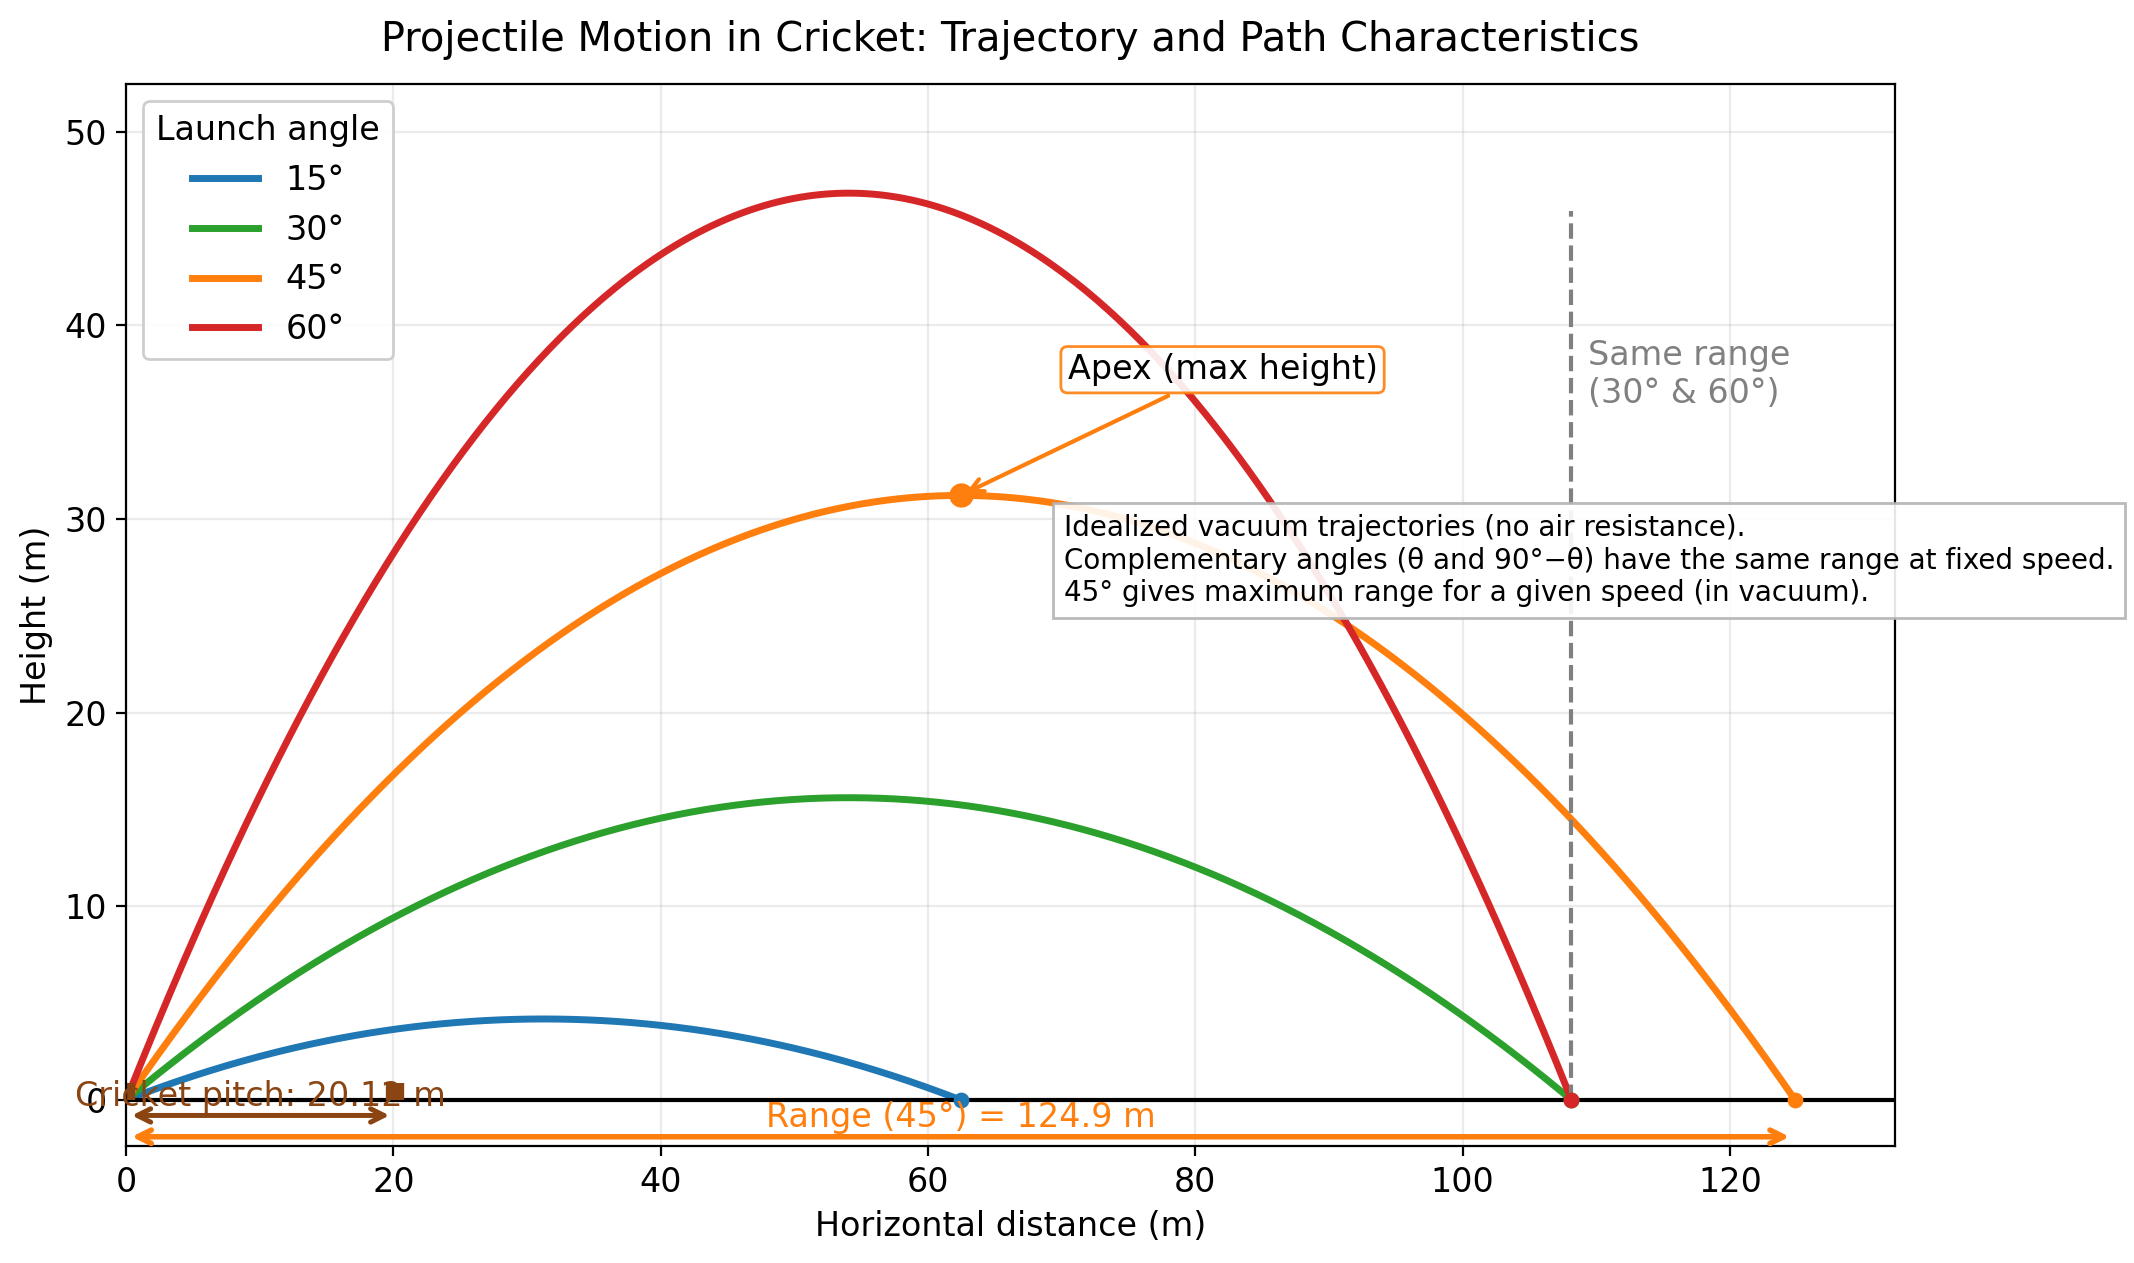

Write the Python code that produced this figure.
import numpy as np
import matplotlib.pyplot as plt
from matplotlib.patches import FancyArrowPatch

# Parameters for the cricket shot (idealized, no air resistance)
g = 9.81  # m/s^2
v0 = 35.0  # initial speed of the ball in m/s (typical strong lofted shot)
angles_deg = [15, 30, 45, 60]  # launch angles to illustrate

# Cricket pitch reference
pitch_length = 20.12  # meters

# Helper functions
def trajectory_points(v0, theta_deg, g=9.81, n=400):
    theta = np.deg2rad(theta_deg)
    t_f = 2 * v0 * np.sin(theta) / g
    t = np.linspace(0, t_f, n)
    x = v0 * np.cos(theta) * t
    y = v0 * np.sin(theta) * t - 0.5 * g * t**2
    # Ensure numerical floor at ground
    y = np.maximum(y, 0)
    return x, y, t_f

def range_of(v0, theta_deg, g=9.81):
    theta = np.deg2rad(theta_deg)
    return (v0**2) * np.sin(2 * theta) / g

def apex_of(v0, theta_deg, g=9.81):
    theta = np.deg2rad(theta_deg)
    t_peak = (v0 * np.sin(theta)) / g
    x_peak = v0 * np.cos(theta) * t_peak
    y_peak = (v0**2) * (np.sin(theta)**2) / (2 * g)
    return x_peak, y_peak

# Compute trajectories
trajectories = {}
max_range = 0
max_height = 0
for ang in angles_deg:
    x, y, tf = trajectory_points(v0, ang, g)
    R = range_of(v0, ang, g)
    x_ap, y_ap = apex_of(v0, ang, g)
    trajectories[ang] = {
        'x': x,
        'y': y,
        'R': R,
        'apex': (x_ap, y_ap),
        'tf': tf
    }
    max_range = max(max_range, R)
    max_height = max(max_height, y.max())

# Figure setup
plt.rcParams.update({
    'figure.figsize': (11, 6.5),
    'axes.grid': True,
    'grid.alpha': 0.25,
    'font.size': 12
})

fig, ax = plt.subplots()

# Plot trajectories
colors = {
    15: '#1f77b4',
    30: '#2ca02c',
    45: '#ff7f0e',
    60: '#d62728'
}
for ang in angles_deg:
    dat = trajectories[ang]
    ax.plot(dat['x'], dat['y'], label=f"{ang}\N{DEGREE SIGN}", lw=2.5, color=colors[ang])
    # Mark landing point
    ax.scatter([dat['R']], [0], color=colors[ang], s=22, zorder=3)

# Highlight apex on the 45° shot
apx45 = trajectories[45]['apex']
ax.scatter([apx45[0]], [apx45[1]], color=colors[45], s=60, zorder=4)
ax.annotate(
    'Apex (max height)',
    xy=(apx45[0], apx45[1]),
    xytext=(apx45[0] + 8, apx45[1] + 6),
    arrowprops=dict(arrowstyle='->', lw=1.5, color=colors[45]),
    bbox=dict(boxstyle='round,pad=0.2', fc='white', ec=colors[45], alpha=0.9)
)

# Draw the ground line
xmax = max_range * 1.06
ax.hlines(0, 0, xmax, colors='k', lw=1.5)

# Annotate RANGE for the 45° shot (double-headed arrow along ground)
R45 = trajectories[45]['R']
range_y = -1.9  # place below ground for clarity
ax.annotate('', xy=(0, range_y), xytext=(R45, range_y),
            arrowprops=dict(arrowstyle='<->', color=colors[45], lw=2))
ax.text(R45/2, range_y + 0.15, f"Range (45\N{DEGREE SIGN}) = {R45:0.1f} m",
        color=colors[45], ha='center', va='bottom')

# Show equal range for complementary angles 30° and 60°
R30 = trajectories[30]['R']
ax.vlines(R30, 0, max_height*0.98, colors='gray', linestyles='dashed', lw=1.5)
ax.text(R30 + 1.2, max_height*0.8, 'Same range\n(30\N{DEGREE SIGN} & 60\N{DEGREE SIGN})',
        color='gray', va='center')

# Draw a simple cricket pitch reference (not to scale visually on this axis)
# Bracket for 20.12 m pitch
pitch_y = -0.8
ax.annotate('', xy=(0, pitch_y), xytext=(pitch_length, pitch_y),
            arrowprops=dict(arrowstyle='<->', color='#8B4513', lw=1.8))
ax.text(pitch_length/2, pitch_y + 0.12, 'Cricket pitch: 20.12 m', color='#8B4513',
        ha='center', va='bottom')

# Stylized wickets at both ends of the pitch
def draw_wickets(ax, x, height=0.9, spacing=0.35, color='#8B4513', lw=3):
    for dx in (-spacing, 0, spacing):
        ax.vlines(x + dx, 0, height, colors=color, linewidth=lw)

draw_wickets(ax, 0.0)
draw_wickets(ax, pitch_length)

# Labels and aesthetics
ax.set_title('Projectile Motion in Cricket: Trajectory and Path Characteristics', pad=12)
ax.set_xlabel('Horizontal distance (m)')
ax.set_ylabel('Height (m)')
ax.set_xlim(0, xmax)
ax.set_ylim(-2.4, max(max_height * 1.12, 10))
ax.legend(title='Launch angle', loc='upper left', framealpha=0.95)

# Helpful notes
note_text = (
    "Idealized vacuum trajectories (no air resistance).\n"
    "Complementary angles (θ and 90°−θ) have the same range at fixed speed.\n"
    "45° gives maximum range for a given speed (in vacuum)."
)
ax.text(xmax*0.53, max_height*0.55, note_text, fontsize=10, bbox=dict(fc='white', ec='0.7', alpha=0.9))

plt.tight_layout()
plt.savefig('cricket_projectile_trajectory.png', dpi=200, bbox_inches='tight')
plt.close()
